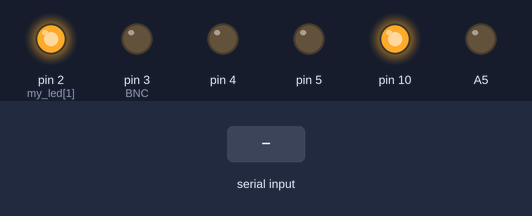
Simulated run of this sketch. Board: Arduino Uno, built with avr-gcc and run on an emulated ATmega328P. Parts: output pins drawn as LEDs (lit = HIGH). The test bench sets the inputs (shaded band).

Above: at 1.2 s.
1.3 s: "xx,1\n" received over Serial
At 3.4 s:
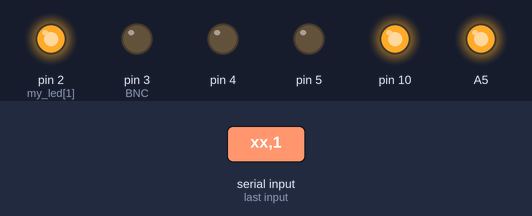
3.8 s: "xx,150\n" received over Serial
6.3 s: "xx" received over Serial
At 8.4 s:
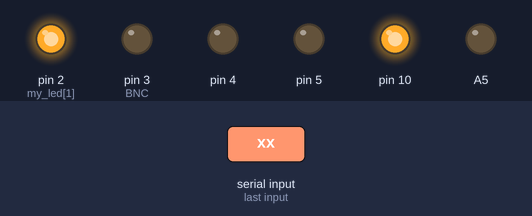
8.8 s: "rr,1\n" received over Serial
At 10.3 s:
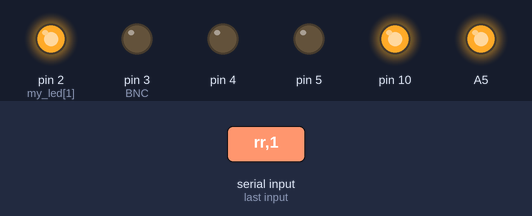
Timing chart, 0 to 11.8 s (numbered marks = the images above; inputs shaded):
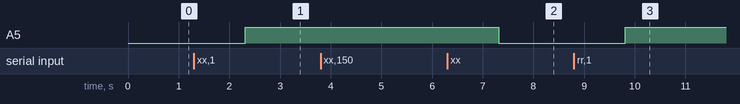

Measured:
- after the input at 1.3 s, A5: LOW → HIGH after 1.0 s
- after the input at 6.3 s, A5: HIGH → LOW after 1.0 s
- after the input at 8.8 s, A5: LOW → HIGH after 1.0 s

The sketch:

Single_Micro_Routine.ino
```cpp
#include <SPI.h>
#include <avr/wdt.h>
/* -------------------------------------------------------------------- */
/*                     Setup Function                         */
/* -------------------------------------------------------------------- */
String p;
String tt;
String myString;
float power_converted = 3380;
int port;
int power;
int led;
int state;
int pulse_width_on;
int pulse_width_off;
int on_switch;
int rep_Times;
String xxValue = "yy";
// State of the LED, Digital Output LED, DAC output (VOUTB=)
int my_led[3] = {0, 2, 1};
int BNC = 3;

void setup()
{
  // set SPI and a user LED to be outputs
  Serial.begin(9600);
  // set SPI and a user LED to be outputs
  pinMode(SS, OUTPUT);
  pinMode(MOSI, OUTPUT);
  pinMode(SCK, OUTPUT);
  //was previously 50
  pinMode(5, OUTPUT);
  //output pins
  pinMode(2, OUTPUT);
  pinMode(3, OUTPUT);
  pinMode(4, OUTPUT);
  pinMode(A5, OUTPUT);
  pinMode(LED_BUILTIN, OUTPUT);

  digitalWrite(my_led[1], HIGH);//turn off LED
  delay(5);
  SPI.begin(); // starts the SPI library object
  SPI.setBitOrder(MSBFIRST); // during the transfer of data, send the most significant bit first
  SPI.setDataMode(SPI_MODE0); // Clock starts at a LOW value and transmits data on the falling edge of the clock signal
  delay(5);
  digitalWrite(SS, LOW); // selecting the DAC
  setUpDAC(); // user defined function
  digitalWrite(SS, HIGH); // deselecting the DAC


  //  Serial.write("Enter: Turn_on,led,state,pulse_width_on,pulse_width_off,power");
  ////      //execute
  //  digitalWrite(SS, LOW);
  //  //DAC 12 bit= 4095 levels
  //  sendAddressAndValue(my_led[2], 2500); // full analog signal
  //  digitalWrite(SS, HIGH);
  //  delay(3);
  //  digitalWrite(A5, HIGH);
}

/* -------------------------------------------------------------------- */
/*                       Loop Function                          */
/* -------------------------------------------------------------------- */
void loop()
{
  while (Serial.available()) {
    read_parameters();
    if (xxValue == "xx") {
      turnLed();
    }
    //routine
    if (xxValue == "rr") {
      turnLedRoutine();
    }
  }
  if (xxValue == "yy") {
    turnLedLoop();
  }

}//end of loop


/* -------------------------------------------------------------------- */
/*                 User Defined Functions                         */
/* -------------------------------------------------------------------- */
void resetFunc() {

  digitalWrite(LED_BUILTIN, HIGH);//turn off LED
  delay(10);
  SPI.begin(); // starts the SPI library object
  SPI.setBitOrder(MSBFIRST); // during the transfer of data, send the most significant bit first
  SPI.setDataMode(SPI_MODE0); // Clock starts at a LOW value and transmits data on the falling edge of the clock signal
  delay(5);
  digitalWrite(SS, LOW); // selecting the DAC
  setUpDAC(); // user defined function
  digitalWrite(SS, HIGH); // deselecting the DAC
}

//just works for led 1
void turnLedRoutine() {
  //for para las diferentes intensidades
  //for para la longitud del pulso
  //hacerlo un total de 15 veces
  int rep_long = 5;
  int rep_short = 10;

  int pulse_off_long = 1500;
  int pulse_off_short = 500;

  int pulse_on[7] = {2000, 1000, 50, 20, 10, 5, 1};
  int inten[4] = {10, 25, 50, 100};
  int pulse_off_routine;
  int rep_routine;
  int inten_rep = 4;
  int pulse_rep = 7;
  int rest_period = 2000;

  if (my_led[0] == 1) {
    for (int puw = 0 ; puw < 7; puw++) {
      //BNC signal to generate new file
      //The MEA detects TTL pulse and generates file, but it has to be switched off again
      digitalWrite(BNC, HIGH);
      delay(10);
      digitalWrite(BNC, LOW);
      //intensies loop
      for (int in = 0; in < inten_rep; in++) {
        if (inten[in] >= 0 or inten[in] <= 100) {
          power_converted = 3380 - (inten[in] * 26.26);
        }
        digitalWrite(SS, LOW);
        sendAddressAndValue(my_led[2], power_converted);
        digitalWrite(SS, HIGH);
        delay(3);
        //pulse width loop
        if(pulse_on[puw]<=50){
          pulse_off_routine= pulse_off_short;
          rep_routine=rep_short;
        }
        else{
          pulse_off_routine= pulse_off_long;
          rep_routine=rep_long;
        }
        for (int i = 1; i <= rep_routine; i++) {
          //first turn ON-LOW
          //if state is 1 it turns it on/LOW
          digitalWrite(my_led[1], LOW);
          delay(pulse_on[puw]);
          //delay(pulse_width_on);
          //HIGH means that is off
          //turns all the LEDs off
          digitalWrite(my_led[1], HIGH);
          delay(pulse_off_routine);
          //delay(pulse_width_off);
        }
        delay(rest_period);
      }
    }
  }
}


void turnLed() {
  for (int i = 0; i < rep_Times; i++) {
    if (my_led[0] == 1) {
      //if state is 1 it turns it on/LOW
      digitalWrite(my_led[1], LOW);
      digitalWrite(BNC, HIGH);
      //delayMicroseconds(pulse_width_on);
      delay(pulse_width_on);
      //HIGH means that is off
      digitalWrite(my_led[1], HIGH);
      //delayMicroseconds(pulse_width_off);
      delay(pulse_width_off);
    }
  }
  digitalWrite(BNC, LOW);
}

void turnLedLoop() {
  if (my_led[0] == 1) {
    //if state is 1 it turns it on/LOW
    digitalWrite(my_led[1], LOW);
    digitalWrite(BNC, HIGH);
    //delayMicroseconds(pulse_width_on);
    delay(pulse_width_on);
    //HIGH means that is off
    digitalWrite(my_led[1], HIGH);
    //delayMicroseconds(pulse_width_off);
    delay(pulse_width_off);
  }
  else {
    digitalWrite(BNC, LOW);
  }
}

void read_parameters() {

  //-----------------turn-off-LEDS--------------------
  //execute
  digitalWrite(SS, LOW);
  //DAC 12 bit= 4095 levels
  sendAddressAndValue(my_led[2], 3380); // full analog signal
  digitalWrite(SS, HIGH);
  delay(3);


  //---------------------------------read loop-----------------------------------------
  myString = Serial.readString(); // read the incoming data as string
  int commaIndexArray[] = {0, 0, 0, 0, 0, 0, 0, 0, 0};
  String stringValues[] = {"0", "0", "0", "0", "0", "0", "0", "0"};

  commaIndexArray[0] = myString.indexOf(',');
  xxValue = myString.substring(0, commaIndexArray[0]);
  for (int i = 1; i <= 7; i++) {
    commaIndexArray[i] = myString.indexOf(',', commaIndexArray[i - 1] + 1);
    stringValues[i] = myString.substring(commaIndexArray[i - 1] + 1, commaIndexArray[i]);
    if (stringValues[i] == "end") {
      break;
    }
  }

  on_switch = stringValues[1].toInt();
  power = stringValues[2].toInt();
  led = stringValues[3].toInt();
  state = stringValues[4].toInt();
  pulse_width_on = stringValues[5].toInt();
  pulse_width_off = stringValues[6].toInt();
  rep_Times = stringValues[7].toInt();

  if (xxValue == "reset") {
    resetFunc();
  }

  //power_converted= 3000;
  if (power >= 0 and power <= 100) {
    power_converted = 3380 - (power * 26.26);
  }
  else {
    power_converted = 3380;
  }

  //      Serial.println(" ");
  //      Serial.print("String: ");
  //      Serial.println(myString);
  //      Serial.print("xxValue: ");
  //      Serial.println(xxValue);
  //      Serial.print("comma index array: ");
  //      Serial.print(commaIndexArray[0]);
  //      Serial.print(commaIndexArray[1]);
  //      Serial.print(commaIndexArray[2]);
  //      Serial.print(commaIndexArray[3]);
  //      Serial.print(commaIndexArray[4]);
  //      Serial.print(commaIndexArray[5]);
  //      Serial.println(commaIndexArray[6]);
  //      Serial.println("String Value ");
  //      Serial.println(stringValues[0]);
  //      Serial.println(stringValues[1]);
  //      Serial.println(stringValues[2]);
  //      Serial.println(stringValues[3]);
  //      Serial.println(stringValues[4]);
  //      Serial.println(stringValues[5]);
  //      Serial.println(stringValues[6]);
  //      Serial.println();
  //      Serial.print("power (%): ");
  //      Serial.println(power_converted);
  //      Serial.print("led: ");
  //      Serial.println(led);
  //      Serial.print("state: ");
  //      Serial.println(state);
  //      Serial.print("Pulse Width: ");
  //      Serial.println(pulse_width_on);
  //      Serial.print("Pulse Width off: ");
  //      Serial.println(pulse_width_off);
  //      Serial.print("ON/OFF: ");
  //      Serial.println(on_switch);
  //      Serial.print("repetition times: ");
  //      Serial.println(rep_Times);


  //led activation

  if (state == 1) {
    my_led[0] = 1;
  }
  else if (state == 0) {
    my_led[0] = 0;
  }
  //  Serial.print("pin");
  //  Serial.print(my_led[0]);
  //  Serial.print(" ");
  //  Serial.println(my_led[1]);

  //execute
  digitalWrite(SS, LOW);
  //DAC 12 bit= 4095 levels
  sendAddressAndValue(my_led[2], power_converted); // full analog signal
  digitalWrite(SS, HIGH);
  delay(3);

  //turn on or off the device
  if (on_switch == 1) {
    digitalWrite(A5, HIGH);
  } else if (on_switch == 0) {
    //   SPI.endTransaction();
    digitalWrite(A5, LOW);
  }

  if (led == 15) {
    digitalWrite(SS, LOW);
    //DAC 12 bit= 4095 levels
    sendAddressAndValue(led, power_converted); // full analog signal
    digitalWrite(SS, HIGH);
    delay(3);
  }
}

void sendAddressAndValue(int address, int value) {
  //valid address values are between 0 and 7; 0 for A, 1 for B, and so on.
  //An address value of 15 will provide power to all of the outputs simultaneously
  // 690 is set as the low limit for value since is equivlent to 1A
  if (((address >= 0 && address <= 7) || address == 15) && (value > 750 && value <= 4095)) {
    SPI.transfer(0b00000011); // 4 bits of junk and a command to update DAC register
    delay(1); // small time delay to ensure the DAC processes the data
    int value1 = highByte(value); // collecting the upper half of the value
    int value2 = lowByte(value); // collecting the lower half of the value
    int addressAndValue1 = (address << 4) + value1; // combining the address and value into one piece
    SPI.transfer(addressAndValue1); // the 4 bits of address and the upper half of the value
    delay(1); // small time delay to ensure the DAC processes the data
    SPI.transfer(value2); // the lower half of the value
    delay(1); // small time delay to ensure the DAC processes the data
    SPI.transfer(0);//junk data
    delay(1); // small time delay to ensure the DAC processes the data
  }

  else {
    SPI.transfer(0b00000011); // 4 bits of junk and a command to update DAC register
    delay(1); // small time delay to ensure the DAC processes the data
    SPI.transfer(0b11110000); // all addresses and a value of zero
    delay(1); // small time delay to ensure the DAC processes the data
    SPI.transfer(0); // a value of zero
    delay(1); // small time delay to ensure the DAC processes the data
    SPI.transfer(0);//junk data
    delay(1); // small time delay to ensure the DAC processes the data
    //    for (int i = 0; i < 8; i++) {
    ////      digitalWrite(50, HIGH);
    ////      delay(25);
    ////      digitalWrite(50, LOW);
    ////      delay(25);
    //    }
  }
} //end of sendAddressAndValue


void setUpDAC() {
  SPI.transfer(0b00001000);//4 bits of junk and a command to change reference voltage
  delay(3); // small time delay to ensure DAC processes the data
  SPI.transfer(0);//sending more values since it doesn't care about these (thanks to the Command) and we need 32 bits total
  delay(3);
  SPI.transfer(0);//same reason
  delay(3);
  SPI.transfer(0b00000001);//7 bits of ignored data and a final "1" to indicate to use the internal reference
  delay(3);
  digitalWrite(SS, HIGH);
  delay(1);
  digitalWrite(SS, LOW);
  //turning all the outputs off to begin with
  SPI.transfer(0b00000011); // 4 bits of junk and a command to update DAC register
  delay(1); // small time delay to ensure the DAC processes the data
  SPI.transfer(0b11110000); // all addresses and a value of zero
  delay(1); // small time delay to ensure the DAC processes the data
  SPI.transfer(0); // a value of zero
  delay(1); // small time delay to ensure the DAC processes the data
  SPI.transfer(0);//junk data
  delay(1); // small time delay to ensure the DAC processes the data
}
```
